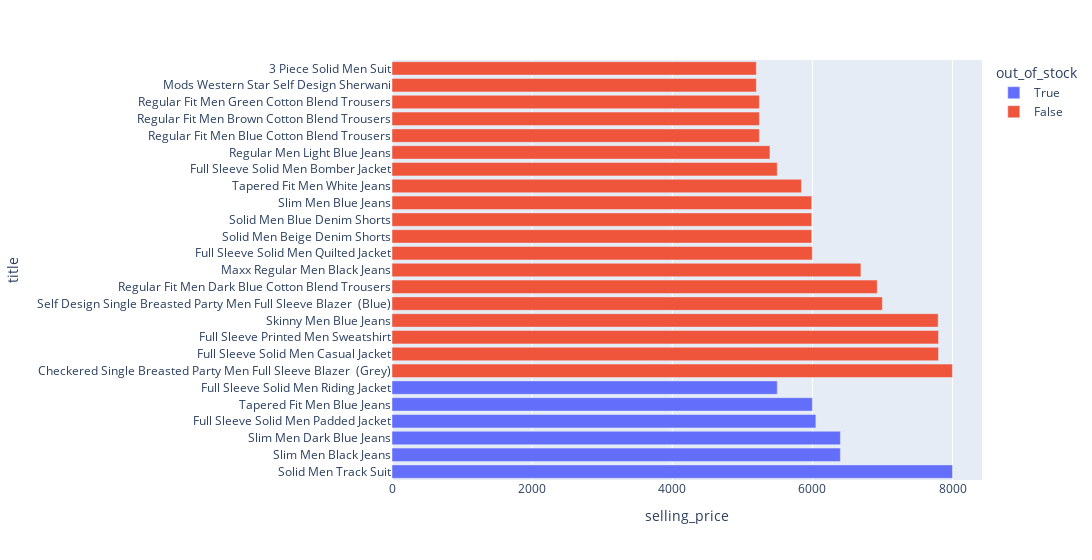

Notebook cell for this chart:
### Code cell
high_selling_price_df.drop_duplicates(subset=['title'], inplace=True) #drop duplicates
px.bar(high_selling_price_df.head(25), y='title',
       x= 'selling_price', color='out_of_stock', width=1200)

### Figure 1 — Plotly figure (JSON) as saved in the notebook; plotly's stock layout.template omitted (floating-point values rounded to 4 significant figures)
{"data": [{"alignmentgroup": "True", "hovertemplate": "out_of_stock=True<br>selling_price=%{x}<br>title=%{y}<extra></extra>", "legendgroup": "True", "marker": {"color": "#636efa", "pattern": {"shape": ""}}, "name": "True", "offsetgroup": "True", "orientation": "h", "showlegend": true, "textposition": "auto", "type": "bar", "x": [7999, 6399, 6399, 6049, 5999, 5498], "xaxis": "x", "y": ["Solid Men Track Suit", "Slim Men Black Jeans", "Slim Men Dark Blue Jeans", "Full Sleeve Solid Men Padded Jacket", "Tapered Fit Men Blue Jeans", "Full Sleeve Solid Men Riding Jacket"], "yaxis": "y"}, {"alignmentgroup": "True", "hovertemplate": "out_of_stock=False<br>selling_price=%{x}<br>title=%{y}<extra></extra>", "legendgroup": "False", "marker": {"color": "#EF553B", "pattern": {"shape": ""}}, "name": "False", "offsetgroup": "False", "orientation": "h", "showlegend": true, "textposition": "auto", "type": "bar", "x": [7998, 7799, 7799, 7794, 6998, 6925, 6692, 5998, 5990, 5990, 5990, 5843, 5498, 5394, 5243, 5243, 5243, 5200, 5199], "xaxis": "x", "y": ["Checkered Single Breasted Party Men Full Sleeve Blazer  (Grey)", "Full Sleeve Solid Men Casual Jacket", "Full Sleeve Printed Men Sweatshirt", "Skinny Men Blue Jeans", "Self Design Single Breasted Party Men Full Sleeve Blazer  (Blue)", "Regular Fit Men Dark Blue Cotton Blend Trousers", "Maxx Regular Men Black Jeans", "Full Sleeve Solid Men Quilted Jacket", "Solid Men Beige Denim Shorts", "Solid Men Blue Denim Shorts", "Slim Men Blue Jeans", "Tapered Fit Men White Jeans", "Full Sleeve Solid Men Bomber Jacket", "Regular Men Light Blue Jeans", "Regular Fit Men Blue Cotton Blend Trousers", "Regular Fit Men Brown Cotton Blend Trousers", "Regular Fit Men Green Cotton Blend Trousers", "Mods Western Star Self Design Sherwani", "3 Piece Solid Men Suit"], "yaxis": "y"}], "layout": {"barmode": "relative", "legend": {"title": {"text": "out_of_stock"}, "tracegroupgap": 0}, "margin": {"t": 60}, "width": 1200, "xaxis": {"anchor": "y", "domain": [0, 1], "title": {"text": "selling_price"}}, "yaxis": {"anchor": "x", "domain": [0, 1], "title": {"text": "title"}}}}
